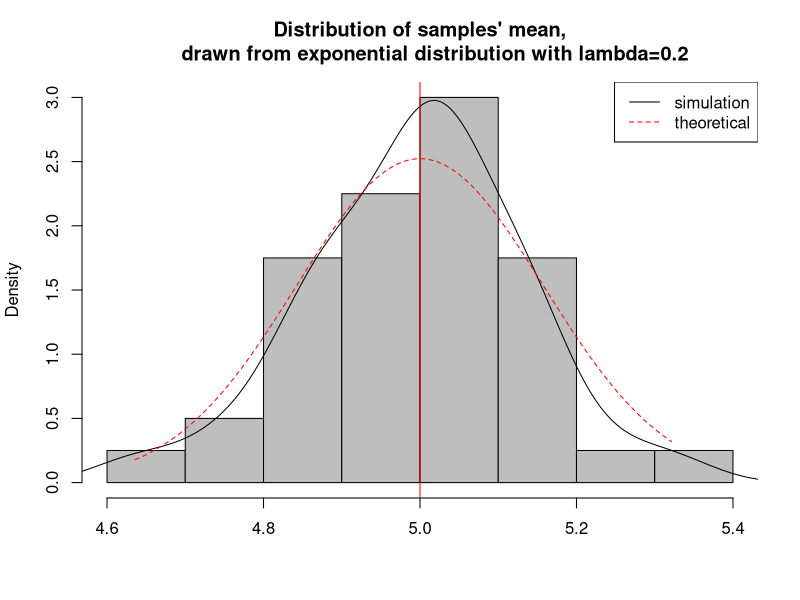
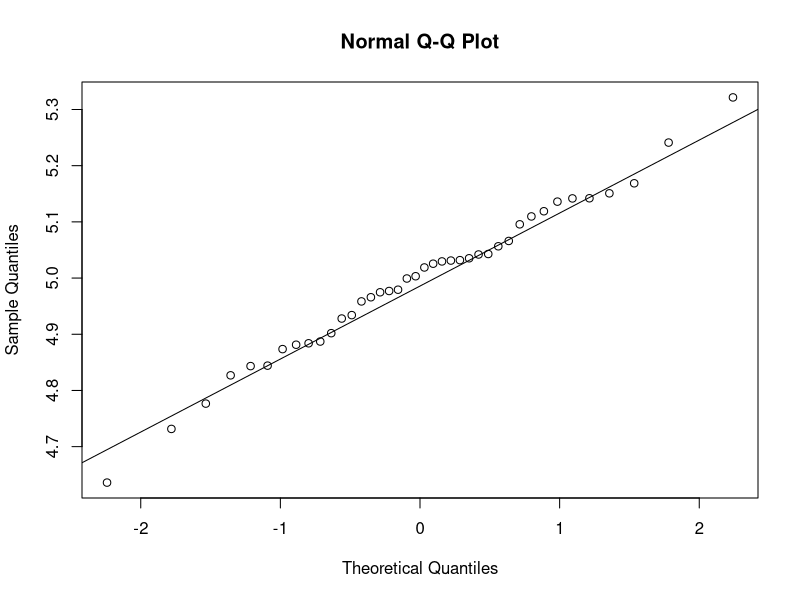

Source code (R) for these figures, in order:
## ---- chunk 1
set.seed(999564646); #Pseudo Random Number Generator

lamda<-0.2        # lambda
num<-40         # number of exponentials
sample<-1000      # number of simulations

#store in matrix 1000 simulations following exponential distribution
simulation <- matrix(rexp(num*sample, rate=lamda), num, sample)

## ---- chunk 2
row_means <- rowMeans(simulation)
sample_mean <- mean(row_means)
theoritical_mean <- 1/lamda
## ---- chunk 3


hist(row_means, breaks=5, prob=TRUE,col="grey",
     main="Distribution of samples' mean,
     drawn from exponential distribution with lambda=0.2",
     xlab="")
# density of the averages of samples
lines(density(row_means))

# theoretical center of distribution based on formula of rate 1/lamda so value 5 as center
abline(v=1/lamda, col="red")

# theoretical density of the averages of samples
xfit <- seq(min(row_means), max(row_means), length=100)
yfit <- dnorm(xfit, mean=1/lamda, sd=(1/lamda/sqrt(sample)))
lines(xfit, yfit, pch=22, col="red", lty=2)

# add legend
legend('topright', c("simulation", "theoretical"), lty=c(1,2), col=c("black", "red"))
## ---- chunk 4
theoretical_variance<- (1/lamda)^2/num;# theoretical variance
sample_variance <- var(row_means)      #variance of simulated observations
## ---- chunk 5
qqnorm(row_means); qqline(row_means)

